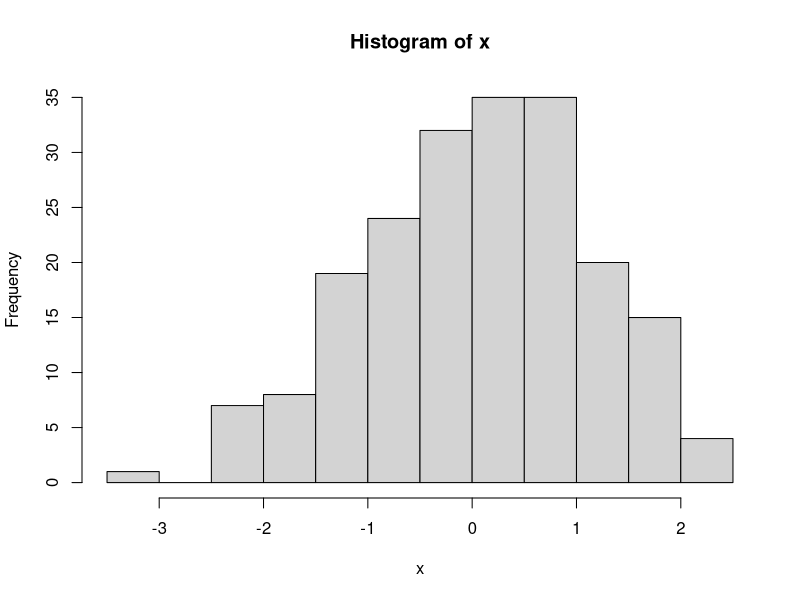

This figure's R source:
data = data.frame(c(49,64,22))
row.names(data) = c('AA', 'AB', 'BB')
colnames(data) = c('count')

# allelfrequenz
p_a = (2*data['AA','count'] + data['AB','count']) / (2*sum(data[,'count']))
p_b = (2*data['BB','count'] + data['AB','count']) / (2*sum(data[,'count']))

# genotypfrequenz
AA = p_a^2
AB = 2*p_a*p_b
BB = p_b^2

F = 1 - (AB/2*p_a*p_b) # 0.9424

CV <- function(x) {
  return(sqrt(var(x))/mean(x))
}

sem = function(x) {
  return(sd(x)/sqrt(length(x)))
}

jacknife_dist = function(x) {
  jack = numeric(length(x)-1)
  pseudo = numeric(length(x))
  
  for (i in 1:length(x)) {
    for (j in 1:length(x)) {
      if(j < i) {
        jack[j] = x[j]
      } else if(j > i) {
        jack[j-1] <- x[j]
      }
    }
    pseudo[i] <- mean(jack)
  }
  return(pseudo)
}

x = c(rep(1,49), rep(2,64), rep(3,22))

x = rnorm(200)
hist(x)
mean(x)
sem(x)

pseu1 = jacknife_dist(x)
mean(pseu1)
sd(pseu1)


# für Daten der Aufgabe
